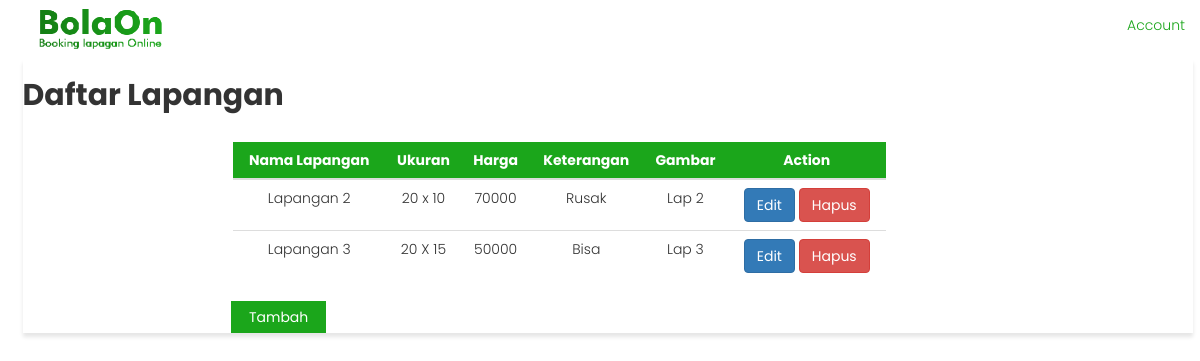
Page /admin/DaftarLapangan.php on the committed database.
### tables this page shows
CREATE TABLE `lapangan` (
  `id_lapangan` int(11) NOT NULL,
  `nama_lapangan` varchar(32) NOT NULL,
  `harga` int(11) NOT NULL,
  `ukuran` varchar(32) NOT NULL,
  `keterangan` enum('Bisa','Rusak','','') NOT NULL,
  `gambar` varchar(64) NOT NULL,
  `deskripsi` varchar(200) NOT NULL
);

### admin/DaftarLapangan.php (the view, shortened to what this page needs)
<?php
include "../koneksi.php";
$query = "SELECT * FROM lapangan";
$res = mysqli_query($link, $query);
?>
<!DOCTYPE html>
<html lang="en" id="home">
<head>
    <link href="../css/style2.css" rel="stylesheet">
    <link href="../css/bootstrap.min.css" rel="stylesheet">
    <link rel="stylesheet" href="https://maxcdn.bootstrapcdn.com/bootstrap/3.3.7/css/bootstrap.min.css">
</head>
<body>
    <nav class="navbar nav-pills navbar-fixed-top">
        <div class="container-fluid">
            <div class="navbar-header">
                <a class="navbar-brand" href="#home">
                    <img alt="Brand" src="../img/logo.png">
                </a>
            </div>
            <div class="collapse navbar-collapse" id="bs-example-navbar-collapse-1">
                <ul class="nav navbar-nav navbar-right">
                    <li><a href="#lapangan">Account</a></li>
                </ul>
            </div>
        </div>
    </nav>
    <section>
        <div class="container">
            <div class="daftarlapangan">
                <div class="row">
                    <h2><strong>Daftar Lapangan</strong></h2>
                    <br>
                    <div class="col-md-7" id="daftarlapangan" >
                        <table class="table table-hover">
                            <thead>
                                <tr>
                                    <th>Nama Lapangan</th>
                                    <th>Ukuran</th>
                                    <th>Harga</th>
                                    <th>Keterangan</th>
                                    <th>Gambar</th>
                                    <th>Action</th>
                                </tr>
                            </thead>
                            <tbody>
                                <?php
                                while ($row=mysqli_fetch_assoc($res)) {
                                ?>
                                <tr>
                                    <td><?php echo $row['nama_lapangan'] ?></td>
                                    <td><?php echo $row['ukuran']?></td>
                                    <td><?php echo $row['harga']?></td>
                                    <td><?php echo $row['keterangan'] ?></td>
                                    <td><?php echo $row['gambar'] ?></td>
                                    <td>
                                        <a href="proses/proseseditlapangan.php?id=<?php echo $row['id_lapangan'] ?>" class="btn btn-primary">Edit</a>
                                        <a href="proses/proseshapuslapangan.php?id=<?php echo $row['id_lapangan'] ?>" class="btn btn-danger">Hapus</a>
                                    </td>
                                </tr>
                                <?php
                                    }
                                ?>
                            </tbody>
                        </table>
                </div>
            </div>
            <div class="tombol">
                <form action="tambahlapangan.php" method="">
                    <input type="submit" value="Tambah" id="simpan" class="btn simpan rounded-0">
                </form>
            </div>
        </div>
    </div>
    <br>
    <br>
</section>
</body>
</html>

### css/style2.css (style rules this page uses)
* { font-family: 'Poppins','Lato', sans-serif; }
body { font-family:'Poppins','Open Sans', Arial, sans-serif; font-size:14px; font-weight:300; line-height:1.6em; margin-top: 100px; background-color: #A3CFB5; }
body { background-color: #A3CFB5; }
.navbar { padding-left: 2%; box-sizing: border-box; background-color: #fff; }
.navbar a { color: #1BA61B; }
.navbar-brand { margin-top: -5%; }
.container { margin-top: 5%; background-color: #fff; box-shadow: 0 4px 4px 0 rgba(0, 0, 0, 0.1); }
#simpan { color: #fff; background-color: #1BA61B; border: none; border-radius: 0px; width: 10%; align-items: center; }
#daftarlapangan table { table-layout: auto; text-align: center; object-position: center; table-layout: auto; margin-left: 30%; }
#daftarlapangan th { background-color: #1BA61B; table-layout: auto; text-align: center; object-position: center; color: #fff; }
.tombol { margin-left: 17%; }
@media (min-width: 765px) { nav.sidebar.navbar.sidebar>.container .navbar-brand, .navbar>.container-fluid .navbar-brand { margin-left: 0px; } }
section { padding-left: 15px; }

### rows in the picture
lapangan: nama_lapangan "Lapangan 2", ukuran "20 x 10", harga "70000", keterangan "Rusak", gambar "Lap 2"
lapangan: nama_lapangan "Lapangan 3", ukuran "20 X 15", harga "50000", keterangan "Bisa", gambar "Lap 3"
